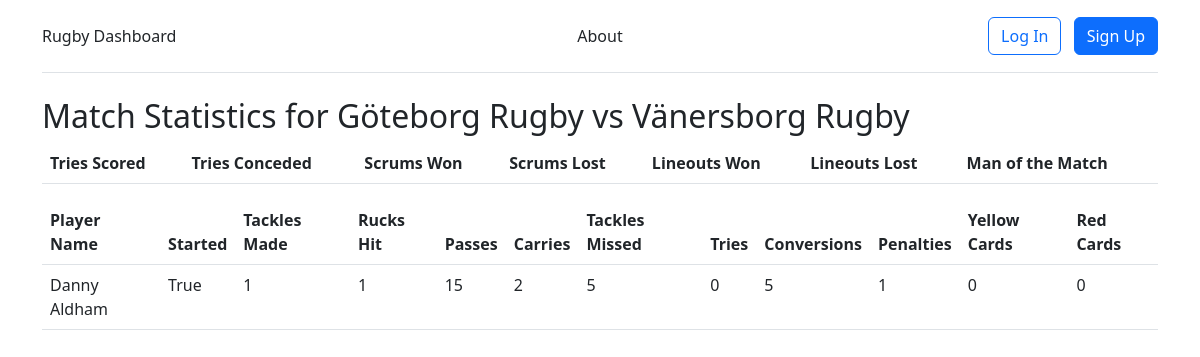
Page /match_stats/3/ on the earlier database version.
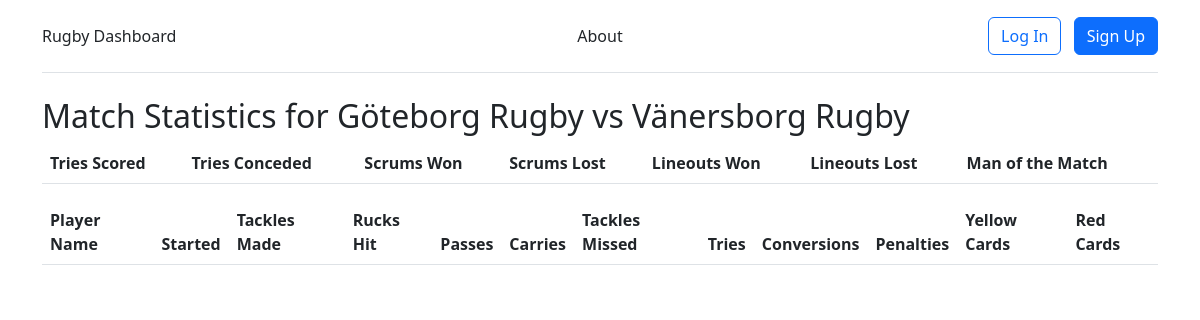
Same page on the later database version.
### stats/models.py (models this page shows, shortened)
class PlayerStatistic(models.Model):
    match = models.ForeignKey(Match, on_delete=models.CASCADE)
    player = models.ForeignKey(Player, on_delete=models.CASCADE)
    started = models.BooleanField(default=False)
    tackles_made = models.IntegerField(default=0)
    rucks_hit = models.IntegerField(default=0)
    passes = models.IntegerField(default=0)
    carries = models.IntegerField(default=0)
    tackles_missed = models.IntegerField(default=0)
    tries = models.IntegerField(default=0)
    conversions = models.IntegerField(default=0)
    penalties = models.IntegerField(default=0)
    yellow_cards = models.IntegerField(default=0)
    red_cards = models.IntegerField(default=0)

class Player(models.Model):
    first_name = models.CharField(max_length=30)
    last_name = models.CharField(max_length=30)
    position = models.ManyToManyField(Position)
    team = models.ForeignKey(Team, on_delete=models.CASCADE, null=True, blank=True)
    def full_name(self):
        return self.first_name + " " + self.last_name

### stats/views.py (the view)
# urls.py: path('match_stats/<int:match_id>/', views.player_statistics, name='player_statistics'),
def player_statistics(request, match_id):
    match = Match.objects.get(id=match_id)
    player_statistics = PlayerStatistic.objects.filter(match=match)
    match_statistics = MatchStatistics.objects.filter(match=match)
    return render(request, 'player_statistics.html', {'player_statistics': player_statistics, 'match': match, 'match_statistics': match_statistics})

### stats/models.py (called while the page is built)
    def __str__(self):
        return self.name

### stats/templates/player_statistics.html (shortened to what this page needs)
{% extends 'base.html' %}
{% block content %}
<div class="container">
  <h2>Match Statistics for {{ match.home_team }} vs {{ match.away_team }}</h2>
  <table class="table">
    <thead>
      <tr>
        <th>Tries Scored</th>
        <th>Tries Conceded</th>
        <th>Scrums Won</th>
        <th>Scrums Lost</th>
        <th>Lineouts Won</th>
        <th>Lineouts Lost</th>
        <th>Man of the Match</th>
      </tr>
    </thead>
  </table>
  <table class="table" id="player_statistics">
    <thead>
      <tr>
          <th>Player Name</th>
          <th>Started</th>
          <th>Tackles Made</th>
          <th>Rucks Hit</th>
          <th>Passes</th>
          <th>Carries</th>
          <th>Tackles Missed</th>
          <th>Tries</th>
          <th>Conversions</th>
          <th>Penalties</th>
          <th>Yellow Cards</th>
          <th>Red Cards</th>
      </tr>
    </thead>
    <tbody>
      {% for player_stat in player_statistics %}
          <tr>
              <td>{{ player_stat.player.full_name }}</td>
              <td>{{ player_stat.started }}</td>
              <td>{{ player_stat.tackles_made }}</td>
              <td>{{ player_stat.rucks_hit }}</td>
              <td>{{ player_stat.passes }}</td>
              <td>{{ player_stat.carries }}</td>
              <td>{{ player_stat.tackles_missed }}</td>
              <td>{{ player_stat.tries }}</td>
              <td>{{ player_stat.conversions }}</td>
              <td>{{ player_stat.penalties }}</td>
              <td>{{ player_stat.yellow_cards }}</td>
              <td>{{ player_stat.red_cards }}</td>
          </tr>
      {% endfor %}
    </tbody>
  </table>
{% endblock %}

Differences in the rows shown:
removed PlayerStatistic: player.full_name "Danny Aldham", started "True", tackles_made "1", rucks_hit "1", passes "15", carries "2", tackles_missed "5", tries "0", conversions "5", penalties "1", yellow_cards "0", red_cards "0"
